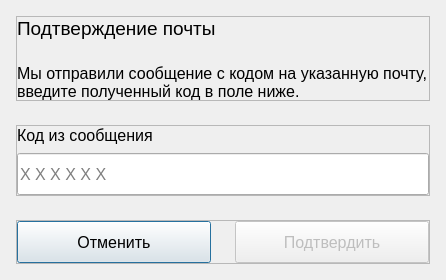
<?xml version="1.0" encoding="UTF-8"?>
<ui version="4.0">
 <class>Dialog</class>
 <widget class="QDialog" name="Dialog">
  <property name="windowModality">
   <enum>Qt::ApplicationModal</enum>
  </property>
  <property name="geometry">
   <rect>
    <x>0</x>
    <y>0</y>
    <width>446</width>
    <height>280</height>
   </rect>
  </property>
  <property name="minimumSize">
   <size>
    <width>446</width>
    <height>280</height>
   </size>
  </property>
  <property name="maximumSize">
   <size>
    <width>446</width>
    <height>280</height>
   </size>
  </property>
  <property name="windowTitle">
   <string>Dialog</string>
  </property>
  <property name="modal">
   <bool>true</bool>
  </property>
  <layout class="QVBoxLayout" name="verticalLayout_3">
   <property name="spacing">
    <number>24</number>
   </property>
   <property name="leftMargin">
    <number>16</number>
   </property>
   <property name="topMargin">
    <number>16</number>
   </property>
   <property name="rightMargin">
    <number>16</number>
   </property>
   <property name="bottomMargin">
    <number>16</number>
   </property>
   <item>
    <widget class="QFrame" name="texts_frame">
     <property name="frameShape">
      <enum>QFrame::StyledPanel</enum>
     </property>
     <property name="frameShadow">
      <enum>QFrame::Raised</enum>
     </property>
     <layout class="QVBoxLayout" name="verticalLayout">
      <property name="spacing">
       <number>24</number>
      </property>
      <property name="leftMargin">
       <number>0</number>
      </property>
      <property name="topMargin">
       <number>0</number>
      </property>
      <property name="rightMargin">
       <number>0</number>
      </property>
      <property name="bottomMargin">
       <number>0</number>
      </property>
      <item>
       <widget class="QLabel" name="label_label">
        <property name="font">
         <font>
          <pointsize>14</pointsize>
         </font>
        </property>
        <property name="text">
         <string>Подтверждение почты</string>
        </property>
       </widget>
      </item>
      <item>
       <widget class="QLabel" name="description_label">
        <property name="font">
         <font>
          <pointsize>12</pointsize>
         </font>
        </property>
        <property name="text">
         <string>Мы отправили сообщение с кодом на указанную почту, введите полученный код в поле ниже.</string>
        </property>
        <property name="wordWrap">
         <bool>true</bool>
        </property>
       </widget>
      </item>
     </layout>
    </widget>
   </item>
   <item>
    <widget class="QFrame" name="verification_code_frame">
     <property name="frameShape">
      <enum>QFrame::StyledPanel</enum>
     </property>
     <property name="frameShadow">
      <enum>QFrame::Raised</enum>
     </property>
     <layout class="QVBoxLayout" name="verticalLayout_2">
      <property name="spacing">
       <number>8</number>
      </property>
      <property name="leftMargin">
       <number>0</number>
      </property>
      <property name="topMargin">
       <number>0</number>
      </property>
      <property name="rightMargin">
       <number>0</number>
      </property>
      <property name="bottomMargin">
       <number>0</number>
      </property>
      <item>
       <widget class="QLabel" name="lineedit_label">
        <property name="font">
         <font>
          <pointsize>12</pointsize>
         </font>
        </property>
        <property name="text">
         <string>Код из сообщения</string>
        </property>
       </widget>
      </item>
      <item>
       <widget class="IconLineEdit" name="verification_code_lineEdit">
        <property name="minimumSize">
         <size>
          <width>0</width>
          <height>42</height>
         </size>
        </property>
        <property name="font">
         <font>
          <pointsize>12</pointsize>
         </font>
        </property>
        <property name="styleSheet">
         <string notr="true"/>
        </property>
        <property name="inputMask">
         <string/>
        </property>
        <property name="text">
         <string/>
        </property>
        <property name="maxLength">
         <number>6</number>
        </property>
        <property name="placeholderText">
         <string>X X X X X X</string>
        </property>
       </widget>
      </item>
     </layout>
    </widget>
   </item>
   <item>
    <widget class="QFrame" name="frame">
     <property name="frameShape">
      <enum>QFrame::StyledPanel</enum>
     </property>
     <property name="frameShadow">
      <enum>QFrame::Raised</enum>
     </property>
     <layout class="QHBoxLayout" name="horizontalLayout">
      <property name="spacing">
       <number>24</number>
      </property>
      <property name="leftMargin">
       <number>0</number>
      </property>
      <property name="topMargin">
       <number>0</number>
      </property>
      <property name="rightMargin">
       <number>0</number>
      </property>
      <property name="bottomMargin">
       <number>0</number>
      </property>
      <item>
       <widget class="TertiaryButton" name="cancel_pushButton">
        <property name="sizePolicy">
         <sizepolicy hsizetype="Expanding" vsizetype="Expanding">
          <horstretch>0</horstretch>
          <verstretch>0</verstretch>
         </sizepolicy>
        </property>
        <property name="minimumSize">
         <size>
          <width>0</width>
          <height>42</height>
         </size>
        </property>
        <property name="font">
         <font>
          <pointsize>12</pointsize>
         </font>
        </property>
        <property name="text">
         <string>Отменить</string>
        </property>
       </widget>
      </item>
      <item>
       <widget class="PrimaryButton" name="accept_pushButton">
        <property name="enabled">
         <bool>false</bool>
        </property>
        <property name="sizePolicy">
         <sizepolicy hsizetype="Expanding" vsizetype="Expanding">
          <horstretch>0</horstretch>
          <verstretch>0</verstretch>
         </sizepolicy>
        </property>
        <property name="minimumSize">
         <size>
          <width>0</width>
          <height>42</height>
         </size>
        </property>
        <property name="font">
         <font>
          <pointsize>12</pointsize>
         </font>
        </property>
        <property name="text">
         <string>Подтвердить</string>
        </property>
       </widget>
      </item>
     </layout>
    </widget>
   </item>
  </layout>
 </widget>
 <customwidgets>
  <customwidget>
   <class>PrimaryButton</class>
   <extends>QPushButton</extends>
   <header>.custom_widgets</header>
  </customwidget>
  <customwidget>
   <class>TertiaryButton</class>
   <extends>QPushButton</extends>
   <header>.custom_widgets</header>
  </customwidget>
  <customwidget>
   <class>IconLineEdit</class>
   <extends>QLineEdit</extends>
   <header>.custom_widgets</header>
  </customwidget>
 </customwidgets>
 <resources>
  <include location="../resources/icons/icons_resources.qrc"/>
 </resources>
 <connections/>
</ui>
